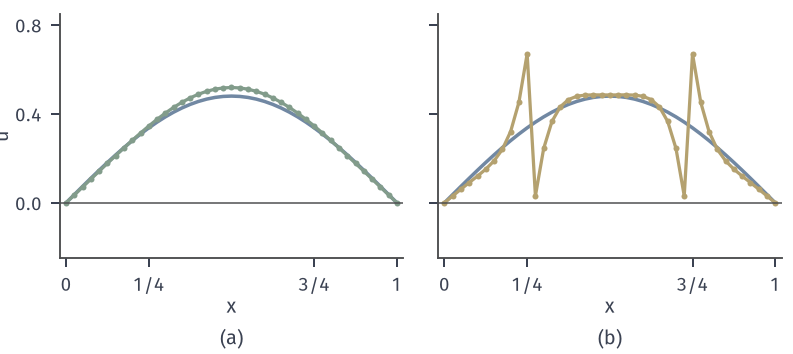

Generate this figure with Python:
from pathlib import Path
import sys
HERE = Path(__file__).resolve().parent
sys.path.insert(0, str(HERE.parent/"pdenum-common"))
from pdenum_fig import *
# Step initial data, h=1/40, tau=0.02 (r=32), t=0.06: BE vs CN against a fine reference.
n = 40; h = 1/n; x = np.linspace(0, 1, n+1); xi = x[1:-1]; A = lap1d(n); I = np.eye(n-1)
U0 = np.where(abs(xi-.5) < .25, 1., 0.); tau = .02; N = 3
BE = np.linalg.inv(I+tau*A); CN = np.linalg.solve(I+tau/2*A, I-tau/2*A)
Ub = U0.copy(); Uc = U0.copy()
for _ in range(N): Ub = BE@Ub; Uc = CN@Uc
# reference: eigen expansion of the semi-discrete system
w, V = np.linalg.eigh(A); ref = V@(np.exp(-w*tau*N)*(V.T@U0))
fig, axes = figure(width_mm=112, height_mm=50, ncols=2, sharey=True)
panel(fig, left=.075, wspace=.1, bottom=.27)
for ax, U, c in zip(axes, (Ub, Uc), (GREEN, YELLOW)):
    ax.plot(x, np.r_[0, ref, 0], color=BLUE, lw=1.4); ax.plot(x, np.r_[0, U, 0], color=c, lw=1.3, marker='o', ms=2.4, mew=0)
    ax.axhline(0, color=STROKE, lw=.6); ax.set_xlim(-.02, 1.02); ax.set_xticks([0, .25, .75, 1]); ax.set_xticklabels(['0', '1/4', '3/4', '1']); ax.set_xlabel('$x$', labelpad=1)
axes[0].set_ylim(-.25, .85); axes[0].set_yticks([0, .4, .8]); axes[0].set_ylabel('$u$', labelpad=1)
tags(fig, axes)
Rmin = float((1-tau/2*w.max())/(1+tau/2*w.max()))
save(fig, HERE, 'figure', {'r': tau/h**2, 'CN_factor_top_mode': Rmin, 'min_BE': float(Ub.min()), 'min_CN': float(Uc.min())})
print(Rmin, Ub.min(), Uc.min(), tau*w.max())
